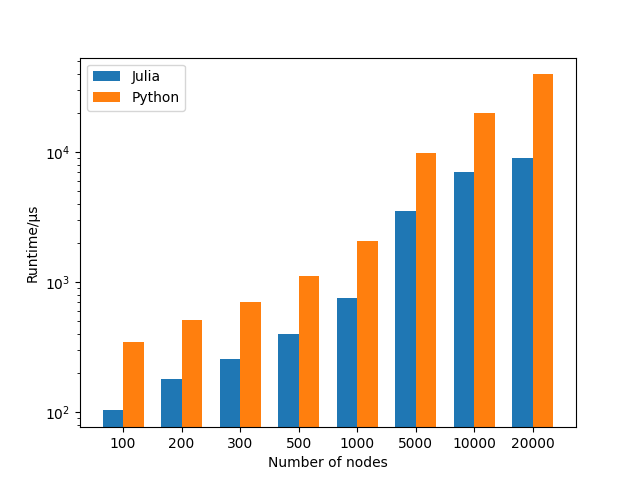

Reproduce this figure in Python.
import numpy as np
import matplotlib.pyplot as plt

n = [100, 200, 300, 500, 1000, 5000, 10000, 20000]
julia_times =  [103.5, 181, 259, 403, 761, 3.5*1000, 7*1000, 9*1000]
python_times = [348, 512, 710, 1.11*1000, 2070, 9890, 20000, 39600]

N = len(n)

fig, ax = plt.subplots()

ind = np.arange(N)    # the x locations for the groups
width = 0.35         # the width of the bars

p1 = ax.bar(ind, julia_times, width, bottom=0)
p2 = ax.bar(ind + width, python_times, width, bottom=0)

ax.set_xticks(ind + width / 2)
ax.set_xticklabels(n)
ax.set_xlabel('Number of nodes')

ax.set_yscale('log')
ax.autoscale_view()
ax.set_ylabel('Runtime/μs')

ax.legend((p1[0], p2[0]), ('Julia', 'Python'))

plt.show()
